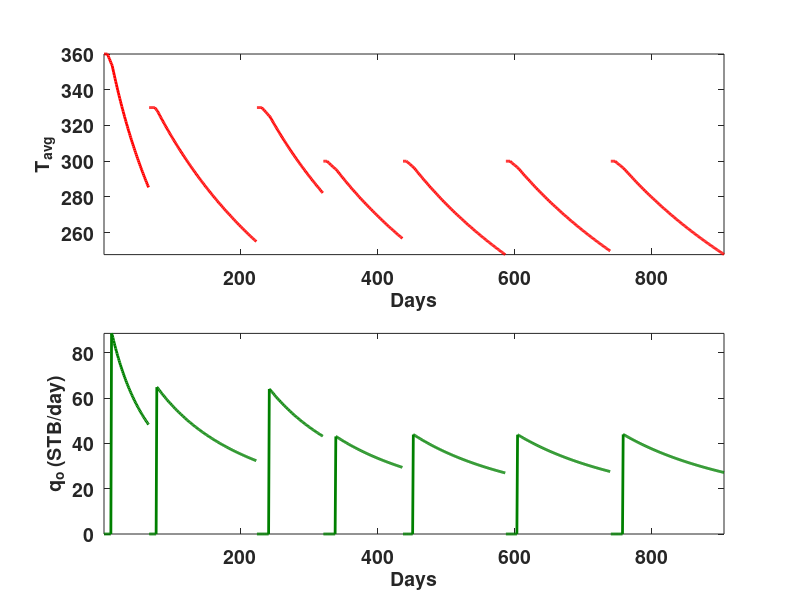
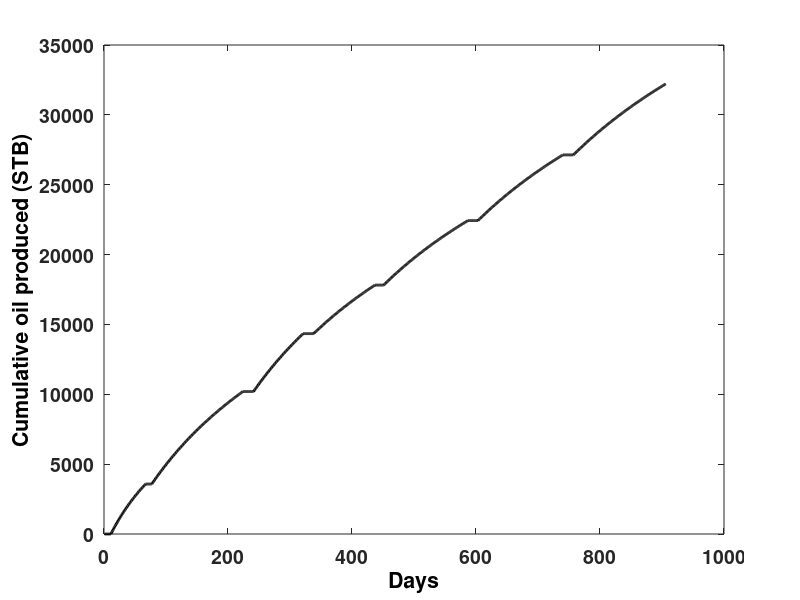

Here is the MATLAB script that generated these plots, in order:
clear all
close all
clc

% Cyclic Steam Injection Example (Note: analytical model and data from SPE13037)
% Input data for field and base cases
kRes = 1.5;                             % Reservoir permeability (D)
kSteam = 2 * kRes;                      % Permeability to steam (D)
phi = 0.32;                             % Porosity
Swi = 0.25;                             % Initial water saturation
rw = 0.31;                              % Well radius (ft)
SorSteam = 0.05;                        % Residual oil saturation to steam
SorWater = 0.25;                        % Residual oil saturation to water
Tr = 110;                               % Initial reservoir temperature (F)
Tstd = 60;                              % Standard temperature (F)
lambda = 24;                            % Reservoir thermal conductivity (Btu/ft day F)
alpha = 0.48;                           % Reservoir thermal diffusivity (ft^2/day)
rhoOilStd = 61.8;                       % Oil density @ standard condictions (lb/ft^3)
TimeStep = 1.0;                         % Time step size (days)
PatternArea=0.588;                      % (acres) = well spacing of 160ft
PayThickness = 80;                      % Pay thickness (ft)
g = 32.17;                              % Gravitational acceleration (ft/s^2)
%%

%% Operational data
SteamInjectionRate = [647 905 953 972 954 1042 1067];      % Steam injection rate (bbl/day)
InjectionTime = [6 9 8 6 6 7 7];                           % Injection time (days)
SoakTime = [5 2 10 12 9 10 11];                            % Soak time (days)
DownHoleSteamTemp = [360 330 330 300 300 300 300];         % Downhole steam temperature (F)
DownHoleSteamQuality = [0.7 0.6 0.5 0.5 0.5 0.5 0.5];      % Downhole steam quality
ProductionTime = [55 146 79 98 135 136 148];               % Production time (days)
WIP = 50000;                                               % Amount of mobile water in place at beginning of cycle (Assumption)
qw = 0;                                                    % water production rate (BPD) (Assumption)
CumulativeOil = [];                                        % Cumulative oil production (STB)
CumulativeTime = [];                                       % Cumulative time (days)
cycleLength = InjectionTime + SoakTime + ProductionTime;   % Total cycle time (days)
cumulativeCycleLength = cumsum([1;cycleLength']);          % Cumulative cycle time (days)


%% Setting up plot
figure('Color','w');
set(gcf, 'Position', get(0,'Screensize'));

%% Evaluate constants
% Bulk volumetric heat capacity of Jones (eq 19)
cp = 32.5 + (4.6 * phi^0.32 - 2) * (10 * Swi - 1.5);    

% Water density approximation (eq 33)
rhoWater = 62.4 - 11 * log( ( 705 - Tstd ) / ( 705 - Tr ) );    

%% Starting cycles

for CurrentCycleNumber=1:length(SteamInjectionRate)
    
    % Time at beginning of each cycle
    t=0;          
    
    % Figure out how much heat is already in the reservoir
    if(CurrentCycleNumber==1)
        Hlast = 0;        
    else
        % Amount of heat in the reservoir for subsequent cycles (eq 20)
        Hlast = VSteam * cp * (Taverage - Tr);                            
    end
    
    %% Evaluate water and steam thermodynamic properties
    % Water enthalpy correlation for reservoir temperature (eq 16)
    hwTr = 68 * ( Tr/100 )^1.24;                              
    
    % Water enthalpy correlation for steam temperature (eq 16)
    hwSteam = 68 * ( DownHoleSteamTemp(CurrentCycleNumber) / 100 )^1.24;                    
    
    % Specific heat of water of Jones (eq 15)
    Cw = ( hwSteam - hwTr ) / ( DownHoleSteamTemp(CurrentCycleNumber) - Tr );        

    % Steam latent heat correlation of Farouq Ali (eq 17)
    Lvdh = 94 * ( 705 - DownHoleSteamTemp(CurrentCycleNumber) )^0.38;                      
    
    % Amount of heat injected per unit mass of steam (eq 14)
    Qi = Cw * ( DownHoleSteamTemp(CurrentCycleNumber) - Tr ) +...
        Lvdh * DownHoleSteamQuality(CurrentCycleNumber);                      
    
    % Amount of heat injected (eq 28)
    HeatInjected = 350 * Qi * SteamInjectionRate(CurrentCycleNumber)...
        * InjectionTime(CurrentCycleNumber);
        
    % Steam pressure approximation (eq 7)
    pSteam = ( DownHoleSteamTemp(CurrentCycleNumber) / 115.95 )^4.4543;                 
    
    % Steam density (eq 10)
    rhoSteam = pSteam^( 0.9588 ) / 363.9;                                  
    
    % Steam viscosity (eq 11)
    muSteam = 1e-4 * ( 0.2 * DownHoleSteamTemp(CurrentCycleNumber) + 82 );                  
    
    %% Evaluating the steam zone size
    % Oil density approximation (eq 32)
    rhoOil = rhoOilStd - 0.0214 * ( Tr - Tstd );          
  
    % Dimensionless group for scaling the radial steam zone (eq 9)
    ARD = sqrt( ( 350 * 144 * SteamInjectionRate(CurrentCycleNumber) * muSteam ) / ...     
        ( 6.328 * pi * ( rhoOil - rhoSteam ) * PayThickness^2 * ...
        kSteam * rhoSteam ) );
    
    % Average steam zone thickness by Van Lookeren (eq 8)
    hSt = 0.5 * PayThickness * ARD;             
    
    % Steam zone volume estimation (eq 13)
    VSteam = ( SteamInjectionRate(CurrentCycleNumber) * ...
        InjectionTime(CurrentCycleNumber) * rhoWater * Qi...
        + Hlast ) / ( cp * ( DownHoleSteamTemp(CurrentCycleNumber) - Tr ) );
    % Steam zone radius (eq 12)
    RhSteam = sqrt( VSteam / ( pi * hSt ) );       
    
    % Radial distance along the hot oil zone (eq 2)
    Rx = sqrt( RhSteam^2 + PayThickness^2 );       
    
    % theta = angle between steam-oil interface and reservoir bed (eq 5)
    sinTheta = PayThickness / Rx;                                   
    
    % Difference between height of reservoir and steam zone thickness, (eq 6)
    deltaH= PayThickness - hSt;  
    
    % Bottom hole flowing pressure (assumption)
    pwf = 0.6 * pSteam ;                       
    
    % Change in enthalpy (equation 4)
    deltaPhi = deltaH * g * sinTheta + ( ( ( pSteam - pwf )...      
        * 6895 )/ ( rhoOil * 16.02 ) ) * 10.76;
    
    % Change in oil saturation (eq 3)
    deltaSo = ( 1 - Swi ) - SorSteam; 
    
    %% Estimate relative permeability of water and oil
    % Cumulative water production at beginning of cycle
    Wp = 0.0;                                                              
    % Volumetric heat capacity of water (eq 31)
    Mwater = Cw * rhoWater;                                         
    % Mobile water around the well (eq 38)
    SwBar = 1 - SorWater;                                           
    % Water saturation  (eq 39)
    Sw = SwBar - (SwBar - Swi) * Wp / WIP;                          
    % Normalized water saturation (eq 40)
    SwStar = (Sw - Swi)/(1 - Swi - SorWater);                       
    % Water relative permeability (eq 41)
    krw = -0.002167 * SwStar + 0.024167 * SwStar^2;           
    
    % Oil relative permeability (eq 43)
    if SwStar <= 0.2
        kro = 1.0;                                                 
    else
        % Oil relative permeability (eq 42)
        kro = -0.9416 + 1.0808 / SwStar - 0.13858 / SwStar^2;     
    end
    
    % Oil rate vector
    qoPreviousCycle = zeros(cycleLength(CurrentCycleNumber),1);                            
    
    % Average temperature vector
    TaveragePreviousCycle = zeros(cycleLength(CurrentCycleNumber),1);                       
    
    % Cycling through InjectionTime + SoakTime + ProductionTime
    for t = 1:cycleLength(CurrentCycleNumber)                                               
        
        % Injection Interval
        if t <= (InjectionTime(CurrentCycleNumber))                                         
            %Average temperature during injection = downhole steam temperature
            Taverage = DownHoleSteamTemp(CurrentCycleNumber);                               
            qo = 0;
            
        end
        
        % Soaking interval
        if t > InjectionTime(CurrentCycleNumber) && ...
                t <= (InjectionTime(CurrentCycleNumber) + ...
                SoakTime(CurrentCycleNumber))  
            
            % Radial loss (eq 22)
            tDH = alpha * ( t - InjectionTime(CurrentCycleNumber) )...
                / RhSteam^2;             
            fHD = 1 / ( 1 + 5 * tDH );                                      
            
            % Vertical loss (eq 23)
            tDV = 4 * alpha * ( t - InjectionTime(CurrentCycleNumber) ) ...
                / PayThickness^2;    
            fVD = 1 / sqrt( 1 + 5 * tDV );                                  
            
            % Energy removed with produced fluids during soaking phase
            fPD = 0;                       
            
            % Oil rate during soaking phase
            qo = 0;                                                         
            
            % Average temperature at any time by Boberg and Lantz (eq 21)
            TpreviousTimeStep = Taverage;
            Taverage = Tr + ( DownHoleSteamTemp(CurrentCycleNumber) ...                      
                - Tr ) * ( fHD * fVD * ( 1 - fPD ) - fPD );
        end
        
        % Production Interval
        if t > (InjectionTime(CurrentCycleNumber) + SoakTime(CurrentCycleNumber))                            

            %Radial loss (eq 22)
            tDH  = alpha * ( t - InjectionTime(CurrentCycleNumber) )...
                / RhSteam^2;           
            fHD = 1 / ( 1 + 5 * tDH );                                     
            
            % Vertical loss (eq 23)
            tDV = 4 * alpha * ( t - InjectionTime(CurrentCycleNumber) )...
                / PayThickness^2;   
            fVD = 1 / sqrt( 1 + 5 * tDV );                                  
            
            % Registering average temperature from previous time step
            TpreviousTimeStep = Taverage;                                  
            
            % Average temperature at any time by Boberg and Lantz (eq 21)
            Taverage = Tr + ( DownHoleSteamTemp(CurrentCycleNumber) ...                      
                - Tr ) * ( fHD * fVD * ( 1 - fPD ) - fPD );
            
            % Volumetric heat capacity of oil (eq 30)
            Moil = ( 3.065 + 0.00355 * Taverage ) * sqrt( rhoOil );
            
            % Rate of heat removal from the reservoir with produced fluids (eq 29)
            Qp = 5.615 * ( qo * Moil + qw * Mwater )*( Taverage - Tr );
            
            % Maximum amount of heat supplied to the reservoir (eq 27)
            Qmax = HeatInjected + Hlast - pi * RhSteam^2 * lambda...
                * (DownHoleSteamTemp(CurrentCycleNumber) - Tr) * ...
                sqrt(SoakTime(CurrentCycleNumber)/(pi*alpha));
                       
            % Energy removed with produced fluids (eq 34)
            fPD  = fPD + 5.615 * ( qo * Moil + qw * Mwater )...
                * ( TpreviousTimeStep - Tr ) * TimeStep / ( 2 * Qmax );;
            
            % Oil viscosity (eq 36)
            muOil = ( 2.698e-5 ) * exp( ( 1.066e+4 ) /( Taverage + 460 ));
            
            % Kinematic viscosity of the oil = oil viscosity/oil density
            nuAverage = muOil / rhoOil;
            
            % Oil rate (eq 1)
            qo = 1.87 * Rx * sqrt ( ( kro * kRes * phi * deltaSo...
                * alpha * deltaPhi )/( 2.0  *nuAverage...
                * ( log( Rx / rw ) - 0.5 ) ) );
        end
        
        qoPreviousCycle(t) = qo;
        TaveragePreviousCycle(t) = Taverage;
        
    end
    
    CumulativeOil = [ CumulativeOil ; qoPreviousCycle ];
    time_range = linspace( cumulativeCycleLength(CurrentCycleNumber) ,...
        cumulativeCycleLength(CurrentCycleNumber+1) , ...
        (cumulativeCycleLength(CurrentCycleNumber+1) - ...
        cumulativeCycleLength(CurrentCycleNumber)) );
    CumulativeTime = [ CumulativeTime ; time_range' ];
    
    %Plotting production
    subplot(2,1,2)
    plot([cumulativeCycleLength(CurrentCycleNumber):1:(...
        cumulativeCycleLength(CurrentCycleNumber+1)')-1],...
        qoPreviousCycle,'-','Color',[0 0.5 0],'LineWidth',2);
    hold on;
    xlabel('Days','FontSize',14,'FontWeight','bold');
    ylabel('q_o (STB/day)','FontSize',14,'FontWeight','bold');
    set(gca,'FontSize',14,'FontWeight','bold');
    axis tight;
    
    % Plotting temperature
    subplot(2,1,1);
    plot([cumulativeCycleLength(CurrentCycleNumber):1:(...
        cumulativeCycleLength(CurrentCycleNumber+1))-1],...
        TaveragePreviousCycle,'r-','LineWidth',2);
    hold on;
    xlabel('Days','FontSize',14,'FontWeight','bold')
    ylabel('T_{avg}','FontSize',14,'FontWeight','bold')
    set(gca,'FontSize',14,'FontWeight','bold');
    axis tight;
    
    clear Tavg_saved qo_saved;
    
end

% Plotting cumulative oil production
figure('Color','w');
set(gcf, 'Position', get(0,'Screensize'));
plot(CumulativeTime,cumsum(CumulativeOil),'-','Color','k','LineWidth',2);
xlabel('Days','FontSize',14,'FontWeight','bold','Color','k')
ylabel('Cumulative oil produced (STB)','FontSize',14,'FontWeight','bold','Color','k')
set(gca,'FontSize',14,'FontWeight','bold');

